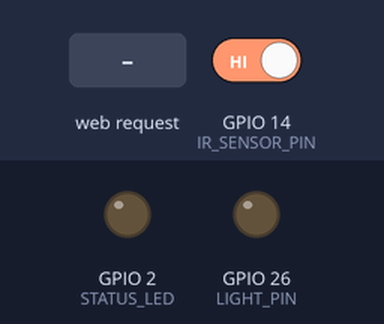
Simulated run of this sketch. Board: ESP32. Shown: output pins drawn as LEDs (lit = HIGH). The test bench sets the inputs (shaded band); at power-on: GPIO 14 (IR_SENSOR_PIN) HIGH. WiFi joins after 1.5 s; servers stay silent unless stated; uploads are accepted with an empty reply; the local clock reads 2024-03-15 10:24:30 at power-on unless the sketch sets it; what the sketch prints to the serial monitor is not drawn.

Above: at 2.7 s.
2.8 s: GPIO 14 (IR_SENSOR_PIN) driven LOW
At 3.0 s:
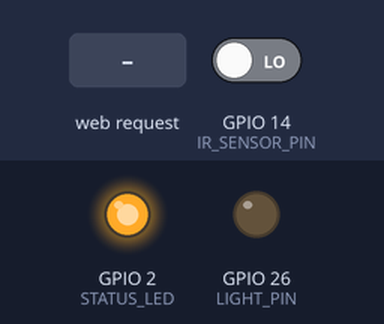
4.7 s: HTTP request GET /cmd?action=light_on received
At 5.6 s:
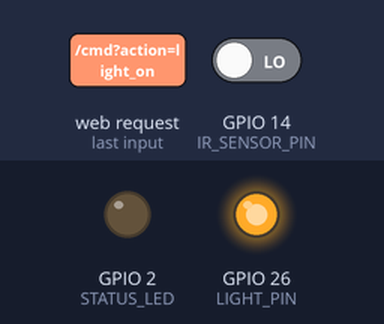
7.7 s: HTTP request GET /cmd?action=light_off received
At 9.0 s:
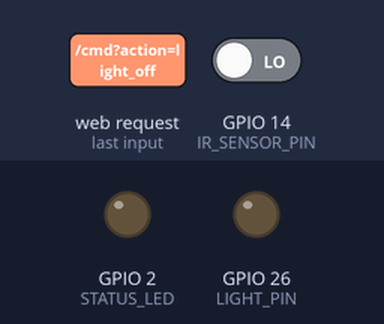
Timing chart, 0 to 10.2 s (numbered marks = the images above; inputs shaded):
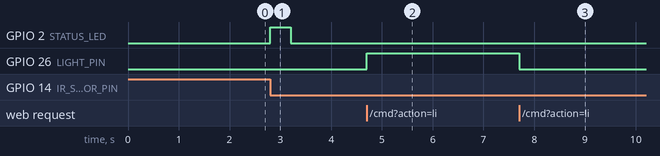

Measured:
- after the input at 2.8 s, GPIO 2 (STATUS_LED): LOW → HIGH at once, → LOW 0.40 s later
- after the input at 4.7 s, GPIO 26 (LIGHT_PIN): LOW → HIGH at once
- after the input at 7.7 s, GPIO 26 (LIGHT_PIN): HIGH → LOW at once

The sketch:

smart_street_light.ino
```cpp
/**
 * Smart Street Light IoT — ESP32 Firmware v2
 * ===========================================
 * Hardware : ESP32 DevKit + IR Sensor (digital OUT pin)
 *
 * Features:
 *   1. IR sensor detects vehicle → POST /api/detect to Flask
 *   2. Built-in web server handles commands FROM Flask:
 *        GET /cmd?action=light_on
 *        GET /cmd?action=light_off
 *        GET /cmd?action=light_auto
 *   3. Auto light logic (night/day) runs locally as fallback
 */

#include <WiFi.h>
#include <HTTPClient.h>
#include <WebServer.h>
#include <ArduinoJson.h>

// ── WiFi credentials ──────────────────────────────────────────
const char* WIFI_SSID     = "YOUR_WIFI_SSID";
const char* WIFI_PASSWORD = "YOUR_WIFI_PASSWORD";

// ── Flask server  (your PC's LAN IP) ──────────────────────────
// NOTE: The server's ALLOWED_IPS must include this ESP32's IP!
const char* SERVER_URL = "http://192.168.1.6:5000/api/detect";
const char* API_KEY    = "esp32-secret-key-2024";

// ── Hardware pins ─────────────────────────────────────────────
const int IR_SENSOR_PIN = 14;   // GPIO14 — IR sensor OUT (active-LOW)
const int LIGHT_PIN     = 26;   // GPIO26 — Relay / LED (HIGH = ON)
const int STATUS_LED    = 2;    // Built-in LED

// ── Debounce ──────────────────────────────────────────────────
const unsigned long DEBOUNCE_MS = 2000;
unsigned long lastDetectionTime = 0;
bool          lastSensorState   = HIGH;

// ── Light control mode ────────────────────────────────────────
enum LightMode { AUTO, FORCE_ON, FORCE_OFF };
LightMode lightMode = AUTO;

// ── Built-in web server for receiving Flask commands ──────────
WebServer server(80);

// ─────────────────────────────────────────────────────────────
void setup() {
  Serial.begin(115200);
  pinMode(IR_SENSOR_PIN, INPUT);
  pinMode(LIGHT_PIN,     OUTPUT);
  pinMode(STATUS_LED,    OUTPUT);

  connectWiFi();
  setupWebServer();

  Serial.println("[ESP32] Ready. IP: " + WiFi.localIP().toString());
}

// ─────────────────────────────────────────────────────────────
void loop() {
  server.handleClient();   // Handle local commands (if on same network)

  handleIRSensor();        // Check vehicle detection

  // Cloud Sync: Ask the server for the light status every 5 seconds
  static unsigned long lastSync = 0;
  if (millis() - lastSync > 5000) {
    lastSync = millis();
    syncWithServer();
  }

  updateLightOutput();     // Apply current light mode
}

// ════════════════════════════════════════════════════════════
// IR Sensor
// ════════════════════════════════════════════════════════════
void handleIRSensor() {
  bool sensorState = digitalRead(IR_SENSOR_PIN);
  unsigned long now = millis();

  if (sensorState == LOW && lastSensorState == HIGH &&
      (now - lastDetectionTime) > DEBOUNCE_MS) {

    lastDetectionTime = now;
    Serial.println("[IR] Vehicle detected!");
    digitalWrite(STATUS_LED, HIGH);
    sendDetectionEvent();
    delay(200);
    digitalWrite(STATUS_LED, LOW);
  }
  lastSensorState = sensorState;
}

// ════════════════════════════════════════════════════════════
// Light control
// ════════════════════════════════════════════════════════════
bool isNightTime() {
  // Simple fallback: use ESP32 millis-based hours if NTP not set up.
  // For real deployment, use NTP (see WiFiUDP + NTPClient library).
  struct tm timeinfo;
  if (!getLocalTime(&timeinfo)) return false;
  int h = timeinfo.tm_hour;
  return (h >= 18 || h < 6);
}

void updateLightOutput() {
  bool shouldBeOn = false;

  switch (lightMode) {
    case FORCE_ON:  shouldBeOn = true;  break;
    case FORCE_OFF: shouldBeOn = false; break;
    case AUTO:
    default:        shouldBeOn = isNightTime(); break;
  }

  digitalWrite(LIGHT_PIN, shouldBeOn ? HIGH : LOW);
}

// ════════════════════════════════════════════════════════════
// Built-in web server — receives commands FROM Flask
// ════════════════════════════════════════════════════════════
void setupWebServer() {
  // Flask will call: GET http://<esp32_ip>/cmd?action=light_on
  server.on("/cmd", HTTP_GET, []() {
    String action = server.arg("action");
    Serial.println("[CMD] Received: " + action);

    if (action == "light_on") {
      lightMode = FORCE_ON;
      server.send(200, "application/json", "{\"status\":\"light forced ON\"}");

    } else if (action == "light_off") {
      lightMode = FORCE_OFF;
      server.send(200, "application/json", "{\"status\":\"light forced OFF\"}");

    } else if (action == "light_auto") {
      lightMode = AUTO;
      server.send(200, "application/json", "{\"status\":\"light set to AUTO\"}");

    } else {
      server.send(400, "application/json", "{\"error\":\"unknown action\"}");
    }
  });

  // Health check endpoint
  server.on("/health", HTTP_GET, []() {
    server.send(200, "application/json", "{\"status\":\"ok\"}");
  });

  server.begin();
  Serial.println("[WebServer] ESP32 listening on port 80");
}

// ════════════════════════════════════════════════════════════
// Send detection event to Flask
// ════════════════════════════════════════════════════════════
void sendDetectionEvent() {
  if (WiFi.status() != WL_CONNECTED) { connectWiFi(); return; }

  HTTPClient http;
  http.begin(SERVER_URL);
  http.addHeader("Content-Type", "application/json");
  http.addHeader("X-API-Key", API_KEY);

  StaticJsonDocument<128> doc;
  doc["sensor_id"]    = "sensor-01";
  doc["location"]     = "Main Road";
  doc["vehicle_type"] = "car";

  String payload;
  serializeJson(doc, payload);

  int code = http.POST(payload);
  if (code > 0) {
    Serial.printf("[HTTP] Sent → %d\n", code);
  } else {
    Serial.printf("[HTTP] Error: %s\n", http.errorToString(code).c_str());
  }
  http.end();
}

// ════════════════════════════════════════════════════════════
// Sync with Server (Cloud Polling)
// ════════════════════════════════════════════════════════════
void syncWithServer() {
  if (WiFi.status() != WL_CONNECTED) return;

  HTTPClient http;
  // Use your Cloud URL here!
  String url = String(SERVER_URL);
  url.replace("/detect", "/esp32/sync");

  http.begin(url);
  http.addHeader("X-API-Key", API_KEY);

  int code = http.GET();
  if (code == 200) {
    String payload = http.getString();
    StaticJsonDocument<256> doc;
    deserializeJson(doc, payload);

    String serverLight = doc["light"]; // "ON" or "OFF"

    if (serverLight == "ON") {
      lightMode = FORCE_ON;
    } else {
      lightMode = FORCE_OFF;
    }
    Serial.println("[Sync] Server says light should be: " + serverLight);
  }
  http.end();
}

// ════════════════════════════════════════════════════════════
// WiFi
// ════════════════════════════════════════════════════════════
void connectWiFi() {
  Serial.print("[WiFi] Connecting to ");
  Serial.println(WIFI_SSID);
  WiFi.begin(WIFI_SSID, WIFI_PASSWORD);

  int attempts = 0;
  while (WiFi.status() != WL_CONNECTED && attempts < 30) {
    delay(500); Serial.print("."); attempts++;
  }

  if (WiFi.status() == WL_CONNECTED) {
    // Sync time via NTP for accurate night/day detection
    configTime(5 * 3600, 0, "pool.ntp.org");   // UTC+5, adjust to your timezone
    Serial.println("\n[WiFi] Connected! IP: " + WiFi.localIP().toString());
  } else {
    Serial.println("\n[WiFi] FAILED — restarting…");
    ESP.restart();
  }
}
```
